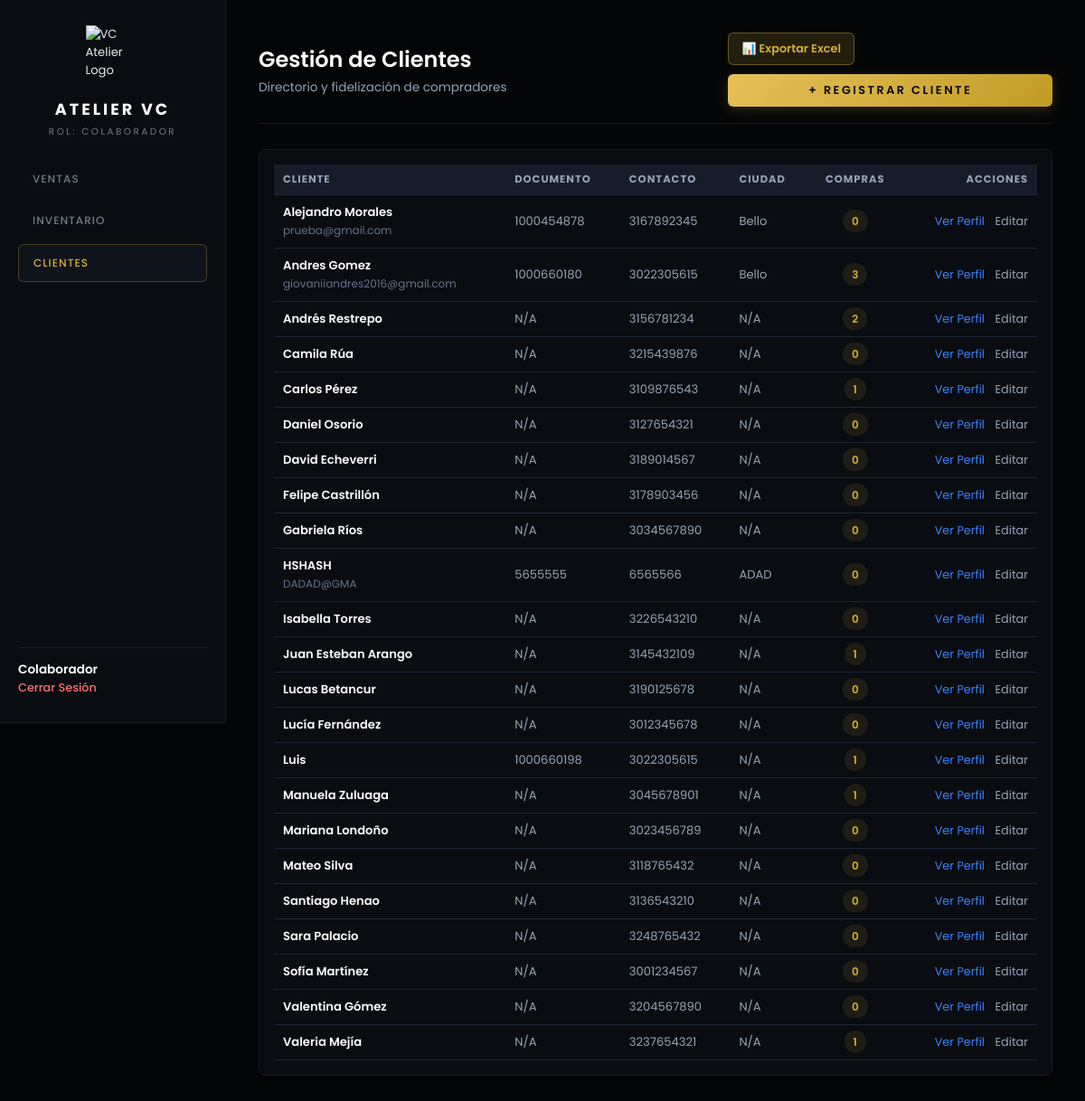
/clientes (signed in), run on an earlier commit of the app's database.
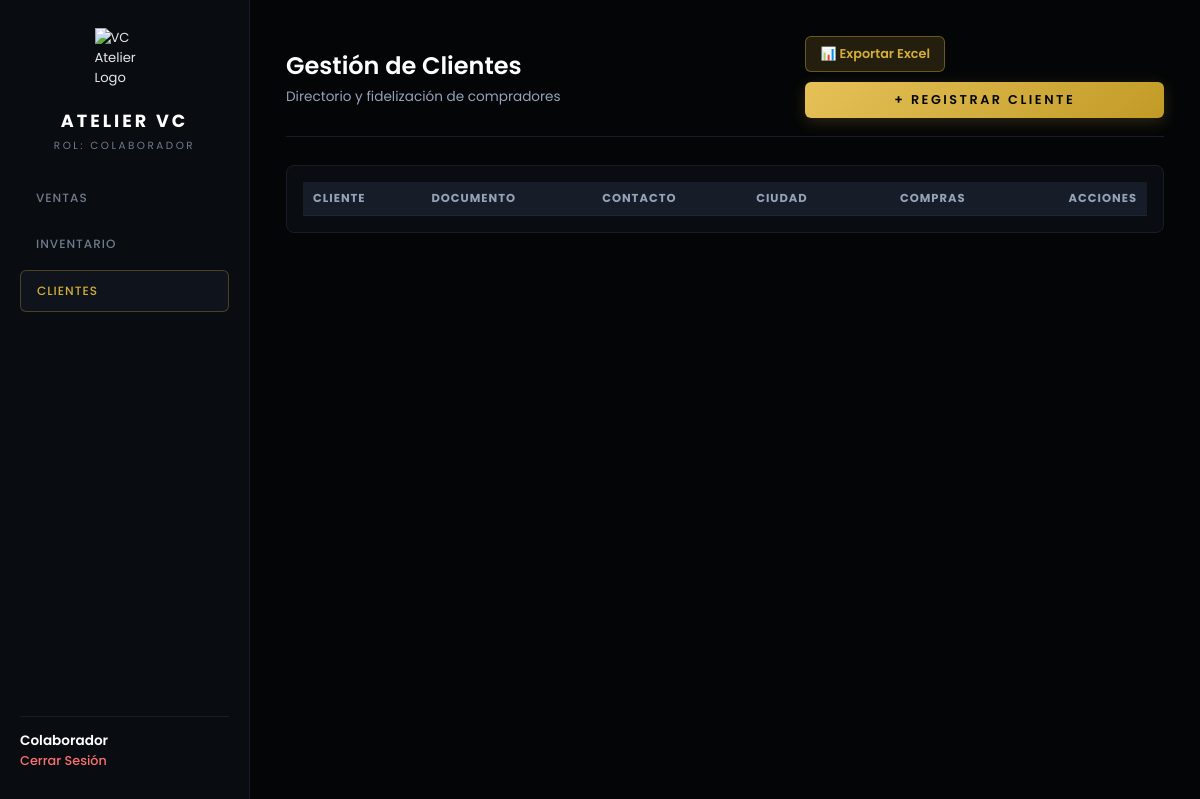
And on a later commit of the database.
### config/models.py (models this page shows)
class Cliente(Base):
    __tablename__ = "clientes"
    id = Column(Integer, primary_key=True, index=True)
    nombre = Column(String(100), nullable=False)
    documento = Column(String(20), unique=True, nullable=True)
    telefono = Column(String(20), nullable=True)
    email = Column(String(100), nullable=True)
    ciudad = Column(String(50), nullable=True)
    direccion = Column(String(150), nullable=True)
    notas = Column(Text, nullable=True)
    creado_en = Column(DateTime, default=hora_colombia)
    ventas = relationship("Venta", back_populates="cliente")

### main.py (the view)
@app.get("/clientes", response_class=HTMLResponse)
async def listar_clientes(request: Request, q: Optional[str] = None, db: Session = Depends(get_db)):
    user = get_current_user(request)
    if not user:
        return RedirectResponse(url="/login", status_code=status.HTTP_303_SEE_OTHER)
    query = db.query(Cliente)
    if q and q.strip():
        search_term = f"%{q.strip()}%"
        query = query.filter(
            or_(
                Cliente.nombre.ilike(search_term),
                Cliente.documento.ilike(search_term),
                Cliente.telefono.ilike(search_term)
            )
        )
    clientes_raw = query.order_by(Cliente.nombre.asc()).all()
    clientes = []
    for c in clientes_raw:
        total_compras = db.query(Venta).filter(Venta.cliente_id == c.id).count()
        clientes.append({
            "id": c.id,
            "nombre": c.nombre,
            "documento": c.documento,
            "telefono": c.telefono,
            "email": c.email,
            "ciudad": c.ciudad,
            "total_compras": total_compras
        })
    return templates.TemplateResponse(
        request=request,
        name="clientes.html",
        context={
            "user": user,
            "clientes": clientes,
            "busqueda": q,
            "active_page": "clientes"
        }
    )

### templates/clientes.html (shortened to what this page needs)
{% extends "base.html" %}
{% block extra_head %}
<link rel="stylesheet" href="https://cdn.datatables.net/1.13.6/css/jquery.dataTables.min.css">
{% endblock %}
{% block content %}
<div class="page-header">
    <div>
        <h2 style="color: #FFFFFF; font-weight: 600; font-size: 1.5rem;">Gestión de Clientes</h2>
        <p style="color: #94A3B8; font-size: 0.85rem; margin-top: 4px;">Directorio y fidelización de compradores</p>
    </div>
    <div style="display: flex; gap: 10px; flex-wrap: wrap; align-items: center;">
        <button type="button" onclick="abrirModalExportarClientes()" style="background: rgba(212, 175, 55, 0.15); color: #D4AF37; border: 1px solid rgba(212, 175, 55, 0.4); padding: 0 16px; height: 38px; border-radius: 6px; cursor: pointer; font-weight: 600; font-size: 0.85rem; display: inline-flex; align-items: center; gap: 6px;">
            📊 Exportar Excel
        </button>
        <a href="/clientes/nuevo" class="btn-gold" style="text-decoration: none; padding: 0 18px; height: 38px; display: inline-flex; align-items: center; justify-content: center; text-align: center; border-radius: 6px; font-weight: 600; font-size: 0.85rem;">
            + Registrar Cliente
        </a>
    </div>
</div>
<div style="background-color: #11151C; border: 1px solid #1E2638; border-radius: 8px; padding: 16px;">
    <table id="tablaClientes" class="display" style="width: 100%; color: #E2E8F0; font-size: 0.85rem;">
        <thead>
            <tr style="background-color: #171D28; border-bottom: 1px solid #1E2638; color: #94A3B8; text-transform: uppercase; font-size: 0.7rem; letter-spacing: 1px;">
                <th style="padding: 14px;">Cliente</th>
                <th style="padding: 14px;">Documento</th>
                <th style="padding: 14px;">Contacto</th>
                <th style="padding: 14px;">Ciudad</th>
                <th style="padding: 14px; text-align: center;">Compras</th>
                <th style="padding: 14px; text-align: right;">Acciones</th>
            </tr>
        </thead>
        <tbody>
            {% for c in clientes %}
            <tr style="border-bottom: 1px solid #1E2638;">
                <td style="padding: 14px;">
                    <span style="font-weight: 600; color: #FFFFFF; display: block;">{{ c.nombre }}</span>
                    {% if c.email %}
                    <span style="color: #64748B; font-size: 0.75rem;">{{ c.email }}</span>
                    {% endif %}
                </td>
                <td style="padding: 14px; color: #94A3B8;">{{ c.documento or 'N/A' }}</td>
                <td style="padding: 14px; color: #94A3B8;">{{ c.telefono or 'N/A' }}</td>
                <td style="padding: 14px; color: #94A3B8;">{{ c.ciudad or 'N/A' }}</td>
                <td style="padding: 14px; text-align: center;">
                    <span style="background: rgba(212, 175, 55, 0.1); color: #D4AF37; padding: 4px 10px; border-radius: 12px; font-size: 0.75rem; font-weight: 600;">
                        {{ c.total_compras or 0 }}
                    </span>
                </td>
                <td style="padding: 14px; text-align: right;">
                    <a href="/clientes/{{ c.id }}" style="color: #3B82F6; text-decoration: none; font-size: 0.8rem; margin-right: 8px;">Ver Perfil</a>
                    <a href="/clientes/{{ c.id }}/editar" style="color: #94A3B8; text-decoration: none; font-size: 0.8rem;">Editar</a>
                </td>
            </tr>
            {% endfor %}
        </tbody>
    </table>
</div>
{% endblock %}

What changed in the data, as far as the page shows it:
removed Cliente: nombre "Alejandro Morales", email "prueba@gmail.com", documento "1000454878", telefono "3167892345", ciudad "Bello", total_compras "0"
removed Cliente: nombre "Andres Gomez", email "giovaniiandres2016@gmail.com", documento "1000660180", telefono "3022305615", ciudad "Bello", total_compras "3"
removed Cliente: nombre "Andrés Restrepo", documento "N/A", telefono "3156781234", ciudad "N/A", total_compras "2"
removed Cliente: nombre "Camila Rúa", documento "N/A", telefono "3215439876", ciudad "N/A", total_compras "0"
removed Cliente: nombre "Carlos Pérez", documento "N/A", telefono "3109876543", ciudad "N/A", total_compras "1"
removed Cliente: nombre "Daniel Osorio", documento "N/A", telefono "3127654321", ciudad "N/A", total_compras "0"
removed Cliente: nombre "David Echeverri", documento "N/A", telefono "3189014567", ciudad "N/A", total_compras "0"
removed Cliente: nombre "Felipe Castrillón", documento "N/A", telefono "3178903456", ciudad "N/A", total_compras "0"
removed Cliente: nombre "Gabriela Ríos", documento "N/A", telefono "3034567890", ciudad "N/A", total_compras "0"
removed Cliente: nombre "HSHASH", email "DADAD@GMA", documento "5655555", telefono "6565566", ciudad "ADAD", total_compras "0"
removed Cliente: nombre "Isabella Torres", documento "N/A", telefono "3226543210", ciudad "N/A", total_compras "0"
removed Cliente: nombre "Juan Esteban Arango", documento "N/A", telefono "3145432109", ciudad "N/A", total_compras "1"
removed Cliente: nombre "Lucas Betancur", documento "N/A", telefono "3190125678", ciudad "N/A", total_compras "0"
removed Cliente: nombre "Lucía Fernández", documento "N/A", telefono "3012345678", ciudad "N/A", total_compras "0"
removed Cliente: nombre "Luis", documento "1000660198", telefono "3022305615", ciudad "N/A", id "1"
removed Cliente: nombre "Manuela Zuluaga", documento "N/A", telefono "3045678901", ciudad "N/A", total_compras "1"
removed Cliente: nombre "Mariana Londoño", documento "N/A", telefono "3023456789", ciudad "N/A", total_compras "0"
removed Cliente: nombre "Mateo Silva", documento "N/A", telefono "3118765432", ciudad "N/A", total_compras "0"
removed Cliente: nombre "Santiago Henao", documento "N/A", telefono "3136543210", ciudad "N/A", total_compras "0"
removed Cliente: nombre "Sara Palacio", documento "N/A", telefono "3248765432", ciudad "N/A", total_compras "0"
removed Cliente: nombre "Sofía Martínez", documento "N/A", telefono "3001234567", ciudad "N/A", total_compras "0"
removed Cliente: nombre "Valentina Gómez", documento "N/A", telefono "3204567890", ciudad "N/A", total_compras "0"
removed Cliente: nombre "Valeria Mejía", documento "N/A", telefono "3237654321", ciudad "N/A", total_compras "1"
